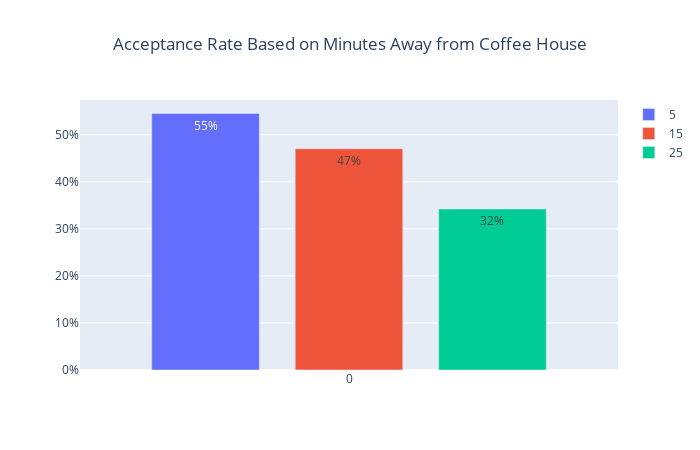

Notebook code for this chart:
### Code cell
fig = go.Figure()
fig.add_trace(go.Bar(name='5', y=dataCoffMinsAwayAccept.query('MinsAway ==5')['Rate'],width=.2))
fig.add_trace(go.Bar(name='15', y=dataCoffMinsAwayAccept.query('MinsAway ==15')['Rate'],width=.2))
fig.add_trace(go.Bar(name='25', y=dataCoffMinsAwayAccept.query('MinsAway ==25')['Rate'],width=.2))
fig.update_traces(text='55%', selector=({'name':'5'}))
fig.update_traces(text='47%', selector=({'name':'15'}))
fig.update_traces(text='32%', selector=({'name':'25'}))
#fig.update_layout(xaxis = go.XAxis(showticklabels=False),title='Acceptance Rate Based on Minutes Away from Coffee House',title_x = .5)
fig.update_layout(autosize=False, width=700, title=dict(text='Acceptance Rate Based on Minutes Away from Coffee House'),title_x = .5)
#fig.data[0].name ='Select Group'
#fig.data[1].name ='Others'
fig.layout.yaxis.tickformat = ',.0%'
#fig.title('Acceptance Rate Based on Minutes Away from Coffee House')
fig.show()

### Figure 1 — Plotly figure (JSON) as saved in the notebook; plotly's stock layout.template omitted (floating-point values rounded to 4 significant figures)
{"data": [{"name": "5", "text": "55%", "type": "bar", "width": 0.2, "y": [0.5453]}, {"name": "15", "text": "47%", "type": "bar", "width": 0.2, "y": [0.4703]}, {"name": "25", "text": "32%", "type": "bar", "width": 0.2, "y": [0.3423]}], "layout": {"autosize": false, "height": 450, "title": {"text": "Acceptance Rate Based on Minutes Away from Coffee House", "x": 0.5}, "width": 700, "xaxis": {"autorange": true, "range": [-0.5, 0.5]}, "yaxis": {"autorange": true, "range": [0, 0.574], "tickformat": ",.0%", "type": "linear"}}}
